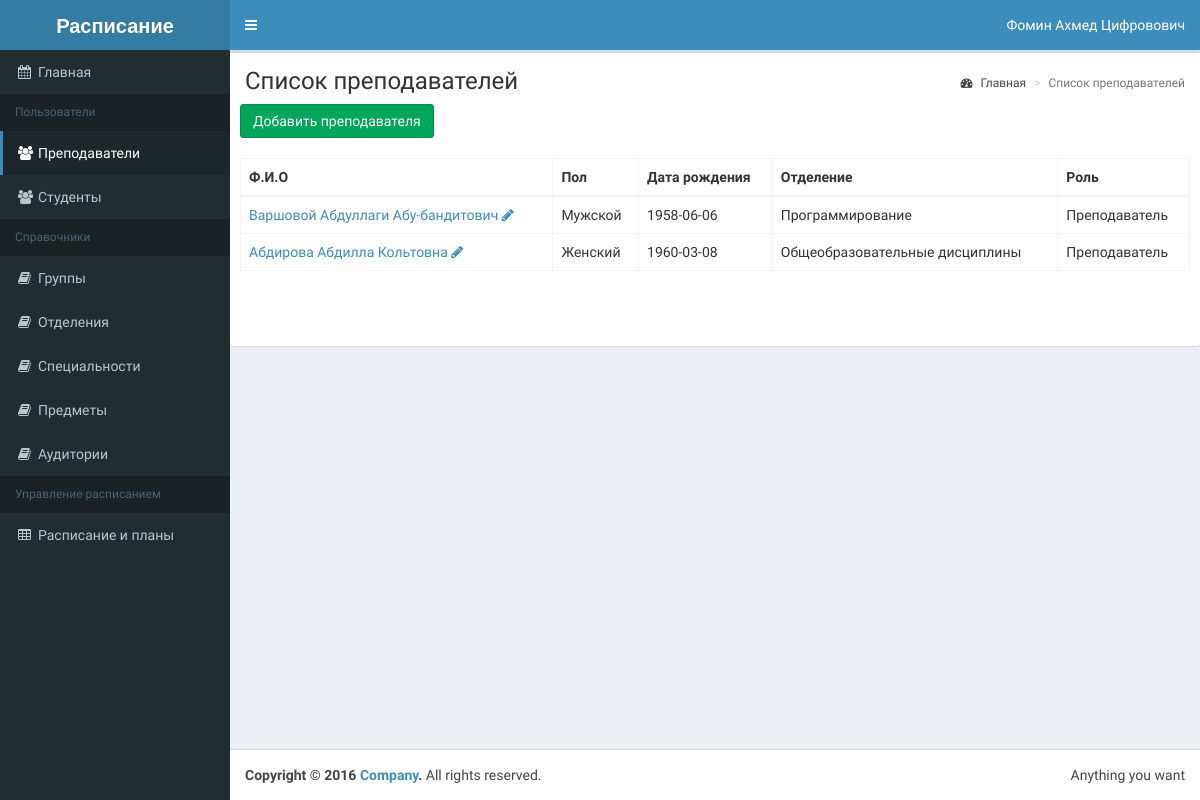
The app's page /list-teacher.php (signed in) with its own data.
### tables this page shows
CREATE TABLE `user` (
  `user_id` bigint NOT NULL,
  `lastname` varchar(50) NOT NULL,
  `firstname` varchar(50) NOT NULL,
  `patronymic` varchar(50) DEFAULT NULL,
  `login` varchar(50) DEFAULT NULL,
  `pass` varchar(255) NOT NULL,
  `gender_id` tinyint NOT NULL,
  `birthday` date DEFAULT NULL,
  `role_id` tinyint NOT NULL,
  `active` tinyint NOT NULL DEFAULT '1'
);

CREATE TABLE `gender` (
  `gender_id` tinyint NOT NULL,
  `name` varchar(10) NOT NULL
);

CREATE TABLE `otdel` (
  `otdel_id` smallint NOT NULL,
  `name` varchar(50) NOT NULL,
  `active` tinyint NOT NULL DEFAULT '1'
);

CREATE TABLE `role` (
  `role_id` tinyint NOT NULL,
  `sys_name` varchar(20) NOT NULL,
  `name` varchar(20) NOT NULL,
  `active` tinyint NOT NULL DEFAULT '1'
);

### classes/BaseMap.php (called while the page is built, shortened)
<?php
abstract class BaseMap extends Config {
  function __construct() {
    try {
      $this->db = new
      PDO('mysql:host='.self::HOST.';dbname='.self::DB_NAME, self::DB_USER, self::DB_PASSWORD);
    }
    catch(PDOException $e) {
      echo $e->getMessage();
    }
  }
}

### classes/TeacherMap.php (called while the page is built, shortened)
<?php
class TeacherMap extends BaseMap {
  public function findAll($ofset = 0, $limit = 20) {
    $res = $this->db->query("SELECT user.user_id, CONCAT(user.lastname,' ', user.firstname, ' ', user.patronymic) AS fio, user.birthday, "
    . " gender.name AS gender, otdel.name AS otdel, role.name AS role FROM user INNER JOIN teacher ON user.user_id=teacher.user_id "
    . "INNER JOIN gender ON user.gender_id=gender.gender_id INNER JOIN otdel ON teacher.otdel_id=otdel.otdel_id"
    . " INNER JOIN role ON user.role_id=role.role_id WHERE role.sys_name='teacher' LIMIT $ofset, $limit");
    return $res->fetchAll(PDO::FETCH_OBJ);
  }
}

### list-teacher.php (the view, shortened to what this page needs)
<?php
$size = 20;
if (isset($_GET['page'])) {
  $page = Helper::clearInt($_GET['page']);
} else {
  $page = 1;
}
$teacherMap = new TeacherMap();
$teachers = $teacherMap->findAll($page*$size-$size,
$size);
require_once 'template/header.php';
?>
<div class="row">
  <div class="col-xs-12">
    <div class="box">
      <section class="content-header">
        <h1>Список преподавателей</h1>
        <ol class="breadcrumb">
          <li><a href="/index.php"><i class="fa fa-dashboard"></i> Главная</a></li>
          <li class="active">Список преподавателей</li>
        </ol>
      </section>
      <div class="box-body">
        <a class="btn btn-success" href="add-teacher.php">Добавить преподавателя</a>
      </div>
      <div class="box-body">
        <?php
        if ($teachers) { ?>
        <table id="example2" class="table table-bordered table-hover">
          <thead>
            <tr>
              <th>Ф.И.О</th>
              <th>Пол</th>
              <th>Дата рождения</th>
              <th>Отделение</th>
              <th>Роль</th>
            </tr>
          </thead>
          <tbody>
          <?php
          foreach ($teachers as $teacher) {
          echo '<tr>';
          echo '<td><a href="profile-teacher.php?id='.$teacher->user_id.'">'.$teacher->fio.'</a> '
          . '<a href="add-teacher.php?id='.$teacher->user_id.'"><i class="fa fa-pencil"></i></a></td>';
          echo '<td>'.$teacher->gender.'</td>';
          echo '<td>'.$teacher->birthday.'</td>';
          echo '<td>'.$teacher->otdel.'</td>';
          echo '<td>'.$teacher->role.'</td>';
          echo '</tr>';
          }
          ?>
          </tbody>
        </table>
        <?php } else {
        echo 'Ни одного преподавателя не найдено';
        } ?>
      </div>
      <div class="box-body">
      </div>
    </div>
  </div>
</div>
<?php
require_once 'template/footer.php';
?>

### records on screen
user: fio "Варшовой Абдуллаги Абу-бандитович", gender.name "Мужской", birthday "1958-06-06", otdel.name "Программирование", role.name "Преподаватель"
user: fio "Абдирова Абдилла Кольтовна", gender.name "Женский", birthday "1960-03-08", otdel.name "Общеобразовательные дисциплины", role.name "Преподаватель"

### other values on screen
$_SESSION['fio'] "Фомин Аxмед Цифровович"
